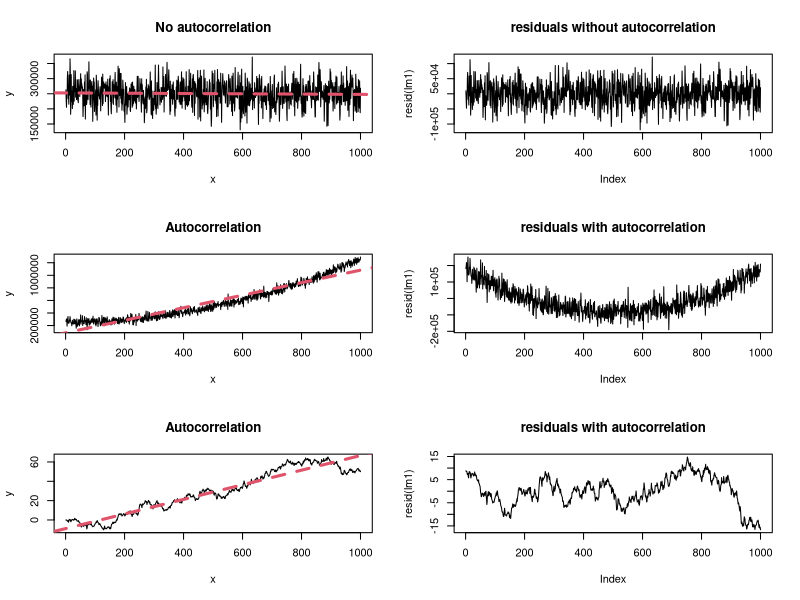

Here is the R script that generated this plot:

par(mfrow=c(3,2))
# No autocorrelation:
x <- 1:1000
y <- x +rnorm(1000, mean=500^2, sd=200^2)
plot(x,y, type='l', main='No autocorrelation')

lm1 <- lm(y ~ x)
abline(lm1, col=2, lty=2, lwd=3)

plot(resid(lm1), type='l', main='residuals without autocorrelation')


# No autocorrelation:
x <- 1:1000
y <- x^2 +rnorm(1000, mean=500^2, sd=200^2)
plot(x,y, type='l', main='Autocorrelation')

lm1 <- lm(y ~ x) 
abline(lm1, col=2, lty=2, lwd=3)

plot(resid(lm1), type='l', main='residuals with autocorrelation')



#--- autocorrelation
x <- 1:1000
y <- cumsum(rnorm(1000))
plot(x,y, type='l', main='Autocorrelation')

lm1 <- lm(y ~ x)
abline(lm1, col=2, lty=2, lwd=3)

plot(resid(lm1), type='l', main='residuals with autocorrelation')
